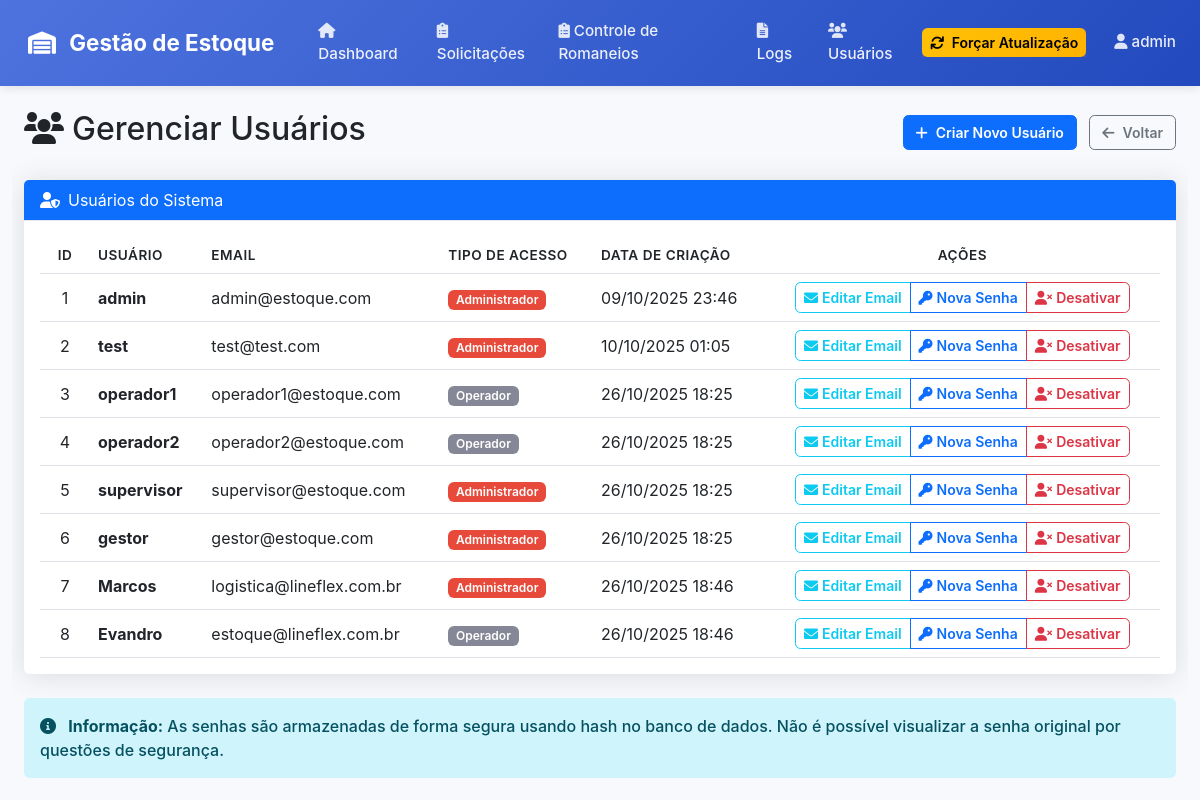
/usuarios (signed in), run on the app's committed database.
### app.py (models this page shows, shortened)
class User(UserMixin, db.Model):
    id = db.Column(db.Integer, primary_key=True)
    username = db.Column(db.String(80), unique=True, nullable=False)
    email = db.Column(db.String(120), unique=True, nullable=False)
    password_hash = db.Column(db.String(120), nullable=False)
    is_admin = db.Column(db.Boolean, default=False)
    is_active = db.Column(db.Boolean, default=True)
    created_at = db.Column(db.DateTime, default=datetime.utcnow)

### app.py (the view)
@app.route('/usuarios')
@login_required
def listar_usuarios():
    if not current_user.is_admin:
        flash('Apenas administradores podem acessar esta página', 'error')
        return redirect(url_for('index'))
    usuarios = User.query.all()
    return render_template('listar_usuarios.html', usuarios=usuarios)

### app.py (called while the page is built)
@login_manager.user_loader
def load_user(user_id):
    return User.query.get(int(user_id))

@app.context_processor
def inject_csrf_token():
    from flask_wtf.csrf import generate_csrf
    return dict(csrf_token=generate_csrf)

### templates/listar_usuarios.html (shortened to what this page needs)
{% extends "base.html" %}
{% block content %}
<div class="container-fluid">
    <div class="row">
        <div class="col-12">
            <div class="d-flex justify-content-between align-items-center mb-4">
                <h2><i class="fas fa-users me-2"></i>Gerenciar Usuários</h2>
                <div>
                    <button type="button" class="btn btn-primary" data-bs-toggle="modal" data-bs-target="#modalCriarUsuario">
                        <i class="fas fa-plus me-2"></i>Criar Novo Usuário
                    </button>
                    <a href="{{ url_for('index') }}" class="btn btn-outline-secondary ms-2">
                        <i class="fas fa-arrow-left me-2"></i>Voltar
                    </a>
                </div>
            </div>
            <div class="card">
                <div class="card-header bg-primary text-white">
                    <i class="fas fa-user-shield me-2"></i>Usuários do Sistema
                </div>
                <div class="card-body">
                    <div class="table-responsive">
                        <table class="table table-hover">
                            <thead>
                                <tr>
                                    <th>ID</th>
                                    <th>Usuário</th>
                                    <th>Email</th>
                                    <th>Tipo de Acesso</th>
                                    <th>Data de Criação</th>
                                    <th>Ações</th>
                                </tr>
                            </thead>
                            <tbody>
                                {% for user in usuarios %}
                                <tr>
                                    <td>{{ user.id }}</td>
                                    <td>
                                        <strong>{{ user.username }}</strong>
                                    </td>
                                    <td>{{ user.email }}</td>
                                    <td>
                                        {% if user.is_admin %}
                                            <span class="badge bg-danger">Administrador</span>
                                        {% else %}
                                            <span class="badge bg-secondary">Operador</span>
                                        {% endif %}
                                    </td>
                                    <td>{{ user.created_at.strftime('%d/%m/%Y %H:%M') if user.created_at else 'N/A' }}</td>
                                    <td>
                                        <div class="btn-group" role="group">
                                            <button type="button" class="btn btn-sm btn-outline-info btn-edit-email"
                                                    data-user-id="{{ user.id }}"
                                                    data-user-name="{{ user.username }}"
                                                    data-user-email="{{ user.email }}">
                                                <i class="fas fa-envelope me-1"></i>Editar Email
                                            </button>
                                            <button type="button" class="btn btn-sm btn-outline-primary btn-change-password"
                                                    data-user-id="{{ user.id }}"
                                                    data-user-name="{{ user.username }}">
                                                <i class="fas fa-key me-1"></i>Nova Senha
                                            </button>
                                            {% if user.is_active %}
                                            <button type="button" class="btn btn-sm btn-outline-danger btn-action-user"
                                                    data-user-id="{{ user.id }}"
                                                    data-user-name="{{ user.username }}"
                                                    data-is-active="true">
                                                <i class="fas fa-user-times me-1"></i>Desativar
                                            </button>
                                            {% endif %}
                                        </div>
                                    </td>
                                </tr>
                                {% endfor %}
                            </tbody>
                        </table>
                    </div>
                </div>
            </div>
            <div class="alert alert-info mt-4">
                <i class="fas fa-info-circle me-2"></i>
                <strong>Informação:</strong> As senhas são armazenadas de forma segura usando hash no banco de dados.
                Não é possível visualizar a senha original por questões de segurança.
            </div>
        </div>
    </div>
</div>
{% endblock content %}

### templates/base.html (shortened to what this page needs)
<!DOCTYPE html>
<html lang="pt-BR">
<head>
    <link href="https://cdn.jsdelivr.net/npm/bootstrap@5.3.0/dist/css/bootstrap.min.css" rel="stylesheet">
    <link href="https://cdnjs.cloudflare.com/ajax/libs/font-awesome/6.0.0/css/all.min.css" rel="stylesheet">
    <link href="{{ url_for('static', filename='css/style.css') }}" rel="stylesheet">
</head>
<body>
    <nav class="navbar navbar-expand-lg navbar-dark bg-primary">
        <div class="container-fluid">
            <a class="navbar-brand" href="{{ url_for('index') }}">
                <i class="fas fa-warehouse me-2"></i>
                Gestão de Estoque
            </a>
            <div class="collapse navbar-collapse" id="navbarNav">
                <ul class="navbar-nav me-auto">
                    <li class="nav-item">
                        <a class="nav-link" href="{{ url_for('index') }}">
                            <i class="fas fa-home me-1"></i>Dashboard
                        </a>
                    </li>
                    <li class="nav-item">
                        <a class="nav-link" href="{{ url_for('solicitacoes') }}">
                            <i class="fas fa-clipboard-list me-1"></i>Solicitações
                        </a>
                    </li>
                    <li class="nav-item">
                        <a class="nav-link" href="{{ url_for('controle_impressoes') }}">
                            <i class="fas fa-clipboard-list me-1"></i>Controle de Romaneios
                        </a>
                    </li>
                    <li class="nav-item">
                        <a class="nav-link" href="{{ url_for('logs') }}">
                            <i class="fas fa-file-alt me-1"></i>Logs
                        </a>
                    </li>
                    {% if current_user.is_admin %}
                    <li class="nav-item">
                        <a class="nav-link" href="{{ url_for('listar_usuarios') }}">
                            <i class="fas fa-users me-1"></i>Usuários
                        </a>
                    </li>
                    {% endif %}
                </ul>
                <div class="navbar-nav me-3">
                    <button type="button" class="btn btn-sm btn-warning"
                            id="btnInvalidarCacheGlobal"
                            data-bs-toggle="tooltip" data-bs-placement="bottom"
                            title="Forçar atualização dos dados (use quando mudar status manualmente)">
                        <i class="fas fa-refresh me-1"></i>
                        Forçar Atualização
                    </button>
                </div>
                <ul class="navbar-nav">
                    <li class="nav-item">
                        <a class="nav-link" href="#" id="btnUserMenu" role="button">
                            <i class="fas fa-user me-1"></i>{{ current_user.username }}
                        </a>
                    </li>
                </ul>
            </div>
        </div>
    </nav>
    <div class="container-fluid mt-4">
        {% block content %}{% endblock %}
    </div>
</body>
</html>

### static/css/style.css (style rules this page uses)
:root { --primary-color: #4e73df; --success-color: #1cc88a; --info-color: #36b9cc; --warning-color: #f6c23e; --danger-color: #e74a3b; --secondary-color: #858796; --light-color: #f8f9fc; --dark-color: #5a5c69; }
body { font-family: 'Nunito', -apple-system, BlinkMacSystemFont, 'Segoe UI', 'Roboto', 'Helvetica Neue', Arial, sans-serif; background-color: var(--light-color); overflow-x: hidden !important; max-width: 100vw !important; }
.card { border: none; border-radius: 0.35rem; box-shadow: 0 0.15rem 1.75rem 0 rgba(58, 59, 69, 0.15); }
.card-header { background-color: #f8f9fc; border-bottom: 1px solid #e3e6f0; }
.table { margin-bottom: 0; }
.table th { border-top: none; font-weight: 600; text-transform: uppercase; font-size: 0.85rem; letter-spacing: 0.5px; }
.table td { vertical-align: middle; }
.badge { font-size: 0.75rem; font-weight: 600; padding: 0.35em 0.65em; }
.btn { font-weight: 600; border-radius: 0.35rem; font-size: 0.875rem; }
.btn-group .btn { border-radius: 0; }
.btn-group .btn:first-child { border-top-left-radius: 0.35rem; border-bottom-left-radius: 0.35rem; }
.btn-group .btn:last-child { border-top-right-radius: 0.35rem; border-bottom-right-radius: 0.35rem; }
.alert { border: none; border-radius: 0.35rem; font-weight: 500; }
.navbar { background: linear-gradient(135deg, #4e73df 0%, #224abe 100%) !important; box-shadow: 0 2px 10px rgba(0,0,0,0.1); }
.navbar-brand { font-weight: 700; font-size: 1.4rem; color: #fff !important; transition: all 0.3s ease; padding: 0.5rem 1rem; border-radius: 8px; }
.navbar-nav .nav-link { font-weight: 500; font-size: 0.95rem; padding: 0.75rem 1.25rem; border-radius: 8px; margin: 0 0.25rem; transition: all 0.3s ease; position: relative; color: rgba(255, 255, 255, 0.9) !important; }
.navbar-nav .nav-link i { opacity: 0.95; transition: all 0.3s ease; }
.navbar-nav .nav-link::before { content: ''; position: absolute; bottom: 0.5rem; left: 50%; transform: translateX(-50%) scaleX(0); width: 60%; height: 3px; background: linear-gradient(90deg, transparent, #fff, transparent); transition: transform 0.3s ease; border-radius: 2px; }
.badge.bg-danger { background-color: var(--danger-color) !important; }
.badge.bg-secondary { background-color: var(--secondary-color) !important; }
.card { transition: all 0.15s ease-in-out; }
.btn { transition: all 0.15s ease-in-out; }
.table td:first-child { text-align: center !important; vertical-align: middle !important; width: 50px !important; }
.table th:first-child { text-align: center !important; width: 50px !important; }
.table td:nth-child(6) { text-align: center !important; vertical-align: middle !important; min-width: 120px !important; }
.table th:nth-child(6) { text-align: center !important; min-width: 120px !important; }
@media (max-width: 1200px) { .table td:nth-child(6), .table th:nth-child(6) { min-width: 100px !important; } }
.table-responsive { position: relative !important; max-height: 80vh !important; overflow-y: auto !important; overflow-x: auto !important; }
.table-responsive::after { content: '' !important; position: sticky !important; bottom: 0 !important; left: 0 !important; right: 0 !important; height: 20px !important; background: linear-gradient(transparent, rgba(0, 0, 0, 0.1)) !important; pointer-events: none !important; z-index: 50 !important; }
html { overflow-x: hidden !important; max-width: 100vw !important; width: 100% !important; }
body { overflow-x: hidden !important; overflow-y: auto !important; max-width: 100vw !important; width: 100% !important; }
* { box-sizing: border-box !important; }
.navbar { overflow-x: hidden !important; overflow-y: visible !important; }
.navbar .container-fluid { overflow-x: hidden !important; overflow-y: visible !important; }
.navbar-collapse { overflow-x: hidden !important; overflow-y: visible !important; }
.navbar-nav { flex-wrap: nowrap !important; overflow-x: hidden !important; overflow-y: visible !important; display: flex !important; }
.navbar-nav.me-auto { flex: 1 !important; }
.container-fluid { overflow-x: hidden !important; }
.btn-warning { background: linear-gradient(135deg, #ffc107 0%, #ffb300 100%) !important; border: none !important; font-weight: 600 !important; box-shadow: 0 4px 8px rgba(255, 193, 7, 0.3) !important; transition: all 0.3s ease !important; }

### data on the page
User: username "admin", id "1", email "admin@estoque.com", is_admin "Administrador", created_at "09/10/2025 23:46"
User: id "2", username "test", email "test@test.com", is_admin "Administrador", created_at "10/10/2025 01:05"
User: id "3", username "operador1", email "operador1@estoque.com", is_admin "Operador", created_at "26/10/2025 18:25"
User: id "4", username "operador2", email "operador2@estoque.com", is_admin "Operador", created_at "26/10/2025 18:25"
User: id "5", username "supervisor", email "supervisor@estoque.com", is_admin "Administrador", created_at "26/10/2025 18:25"
User: id "6", username "gestor", email "gestor@estoque.com", is_admin "Administrador", created_at "26/10/2025 18:25"
User: id "7", username "Marcos", email "logistica@lineflex.com.br", is_admin "Administrador", created_at "26/10/2025 18:46"
User: id "8", username "Evandro", email "estoque@lineflex.com.br", is_admin "Operador", created_at "26/10/2025 18:46"
